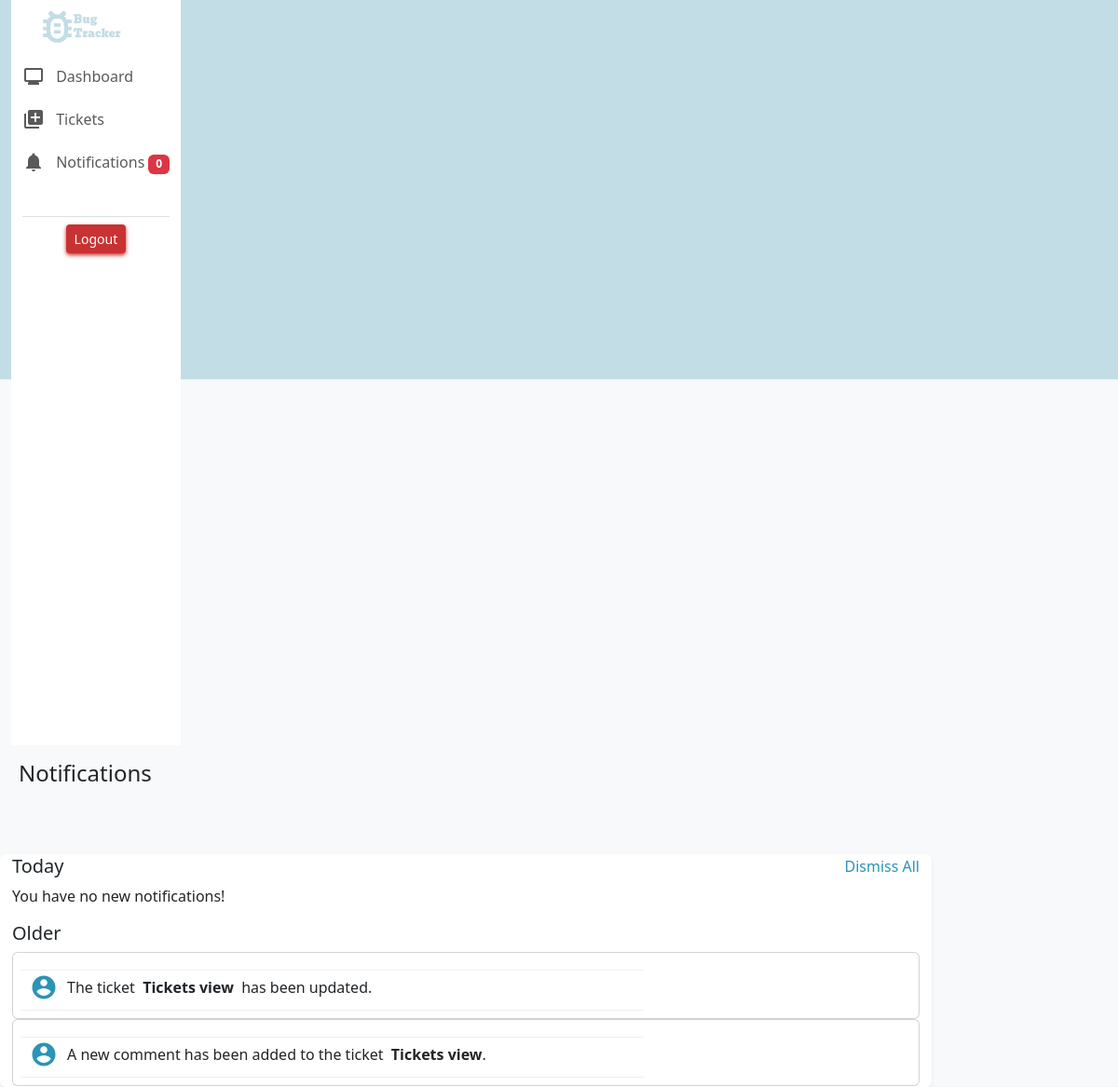
The page /notifications (signed in) on the database as committed earlier.
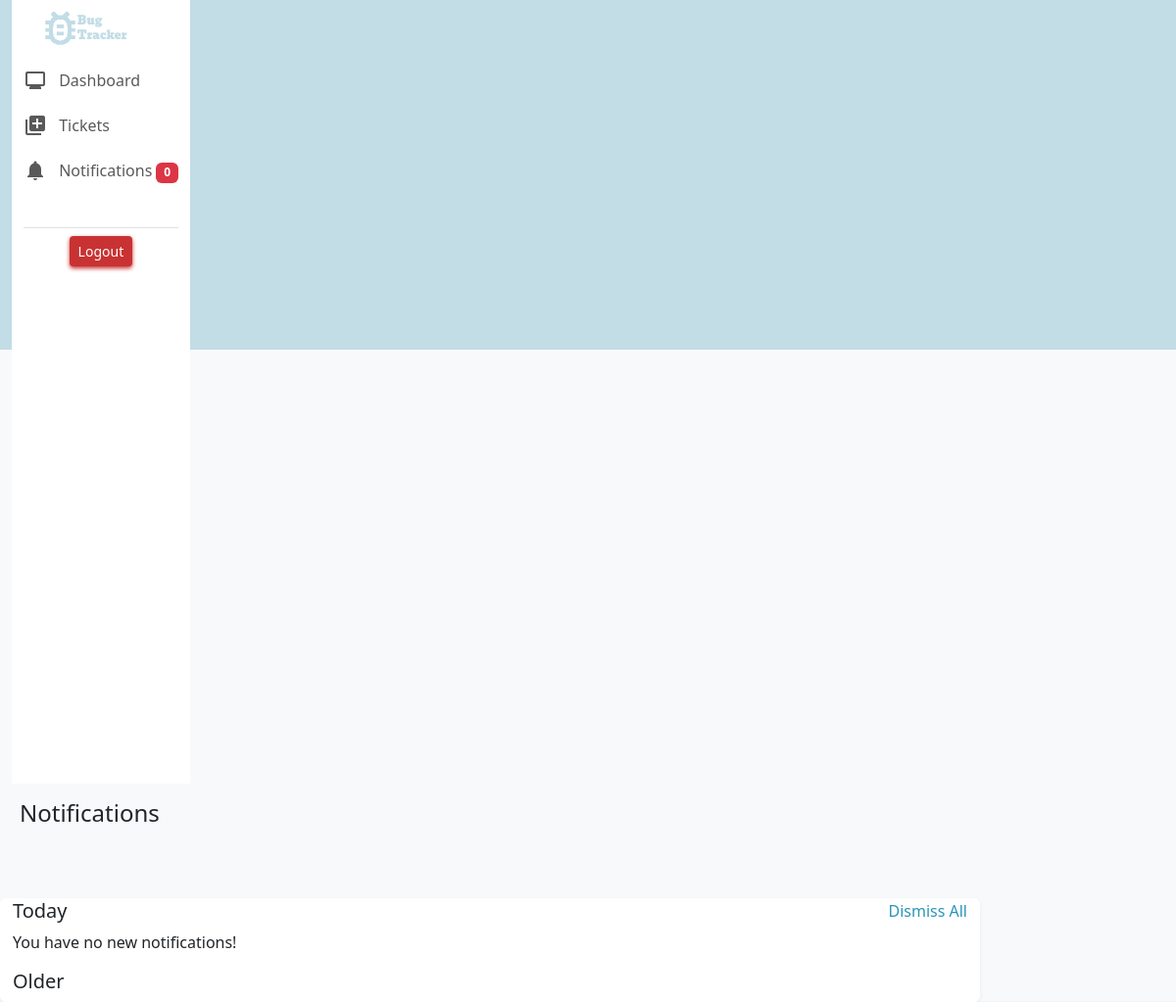
The same page on the database as committed later.
### bug_tracker/models.py (models this page shows, shortened)
class Notification(models.Model):
    user = models.ForeignKey(CustomUser, on_delete=models.CASCADE, null=True)
    project = models.ForeignKey('Project', on_delete=models.CASCADE, null=True)
    message = models.CharField(max_length=255)
    created_at = models.DateTimeField(default=timezone.now)

### bug_tracker/views.py (the view)
# urls.py: path("notifications", views.notifications, name="notifications"),
@login_required(login_url='layout')
def notifications(request):
    if request.method == "GET":
        notifications = Notification.objects.filter(user=request.user)
        now = timezone.now()
        threshold = now - timedelta(seconds=60)
        today_notifications = notifications.filter(created_at__gte=threshold)
        older_notifications = notifications.filter(created_at__lt=threshold)
        if today_notifications.exists():
            return render(request, "bug_tracker/notifications.html", {
                "notifications": today_notifications,
                "older_notifications": older_notifications
            })
        else:
            return render(request, "bug_tracker/notifications.html", {
                "none_notification": "You have no new notifications!",
                "older_notifications": older_notifications
            })

### bug_tracker/context_processors.py (called while the page is built)
def my_context_processor(request):
    new_count = 0
    if request.user.is_authenticated:
        notifications = Notification.objects.filter(user=request.user)
        now = timezone.now()
        threshold = now - timedelta(seconds=60)
        today_notifications = notifications.filter(created_at__gte=threshold)
        new_count = today_notifications.count()
    return {
        'new_count': new_count
    }

### bug_tracker/templates/bug_tracker/notifications.html (shortened to what this page needs)
{% extends "bug_tracker/layout.html" %}
{% load static %}
{% block content %}
<div class="col-sm-10">
    <div class="pt-3 ps-2 h4 pb-3">Notifications</div>
    <div class="row">
        <div class="col-sm-12 bg-light2 border-charts mt-5 rounded notification-container">
            <div class="d-flex justify-content-between">
                <div class="h5 today">Today</div>
                <div class="dismiss"><a id="dismiss-all" class="y-n" href="#">Dismiss All</a></div>
            </div>
            {% if none_notification %}
                <p>{{ none_notification }}</p>
            {% endif %}
            <div class="d-flex justify-content-between mt-3">
                <div class="h5 older">Older</div>
            </div>
            {% if older_notifications %}
                {% for notification in older_notifications %}
                    <div class="card notification-card notification-invitation">
                        <div class="card-body">
                            <table>
                                <tr>
                                    <td style="width:70%">
                                        <div class="card-title">
                                            <span class="material-icons">account_circle</span>
                                            {{ notification.message|safe }}
                                        </div>
                                    </td>
                                </tr>
                            </table>
                        </div>
                    </div>
                {% endfor %}
            {% endif %}
        </div>
    </div>
</div>
{% endblock %}

Rows that differ between the two databases and show on the page:
removed Notification: message "The ticket Tickets view has been updated."
removed Notification: message "A new comment has been added to the ticket Tickets view ."
